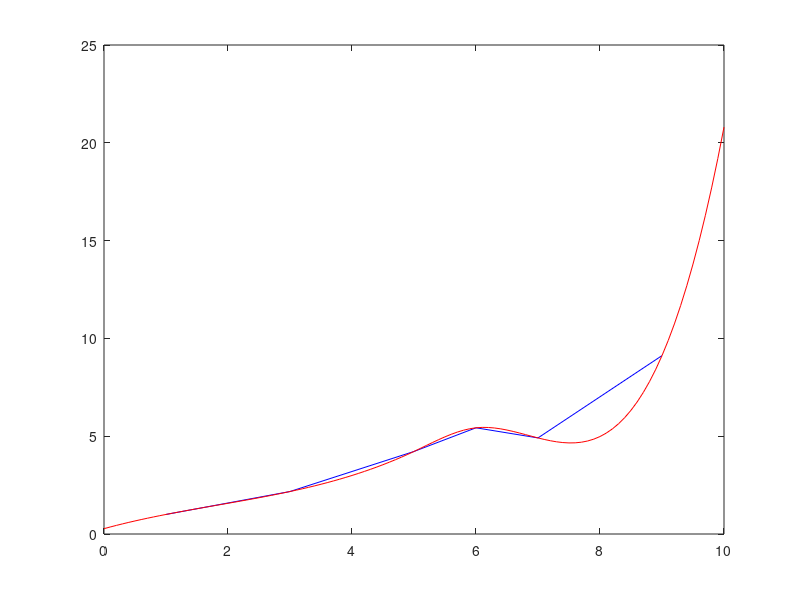

The MATLAB source for this figure: (Note: this script raises an error after producing the figure.)
x =[1 3 5 6 7 9];
y=[ 1.000 2.172 4.220 5.430 4.912 9.120];
f = 0.0185* x.^5 - 0.444*x.^4 + 3.9125*x.^3 -15.456*x.^2 + 27.069*x - 14.1;
xx = 0:0.1:10;
%not a knot
s = spline(x, y,xx);
plot(x,f, 'b-');
hold on

plot(xx, s, 'r-');
%clamped
syms t
f2 = @(t)0.0185* t^5 - 0.444*t^4 + 3.9125*t^3 -15.456*t^2 + 27.069*t - 14.1;
df = @(t)(37*t^4)/400 - (222*t^3)/125 + (939*t^2)/80 - (3864*t)/125 + 27069/1000;
v1 = df(1);
v2 = df(9);

display(v1);
display(v2);

yn=[v1 1.000 2.172 4.220 5.430 4.912 9.120 v2];
s2 = spline(x, yn,xx);
plot(xx, s2, 'g-');